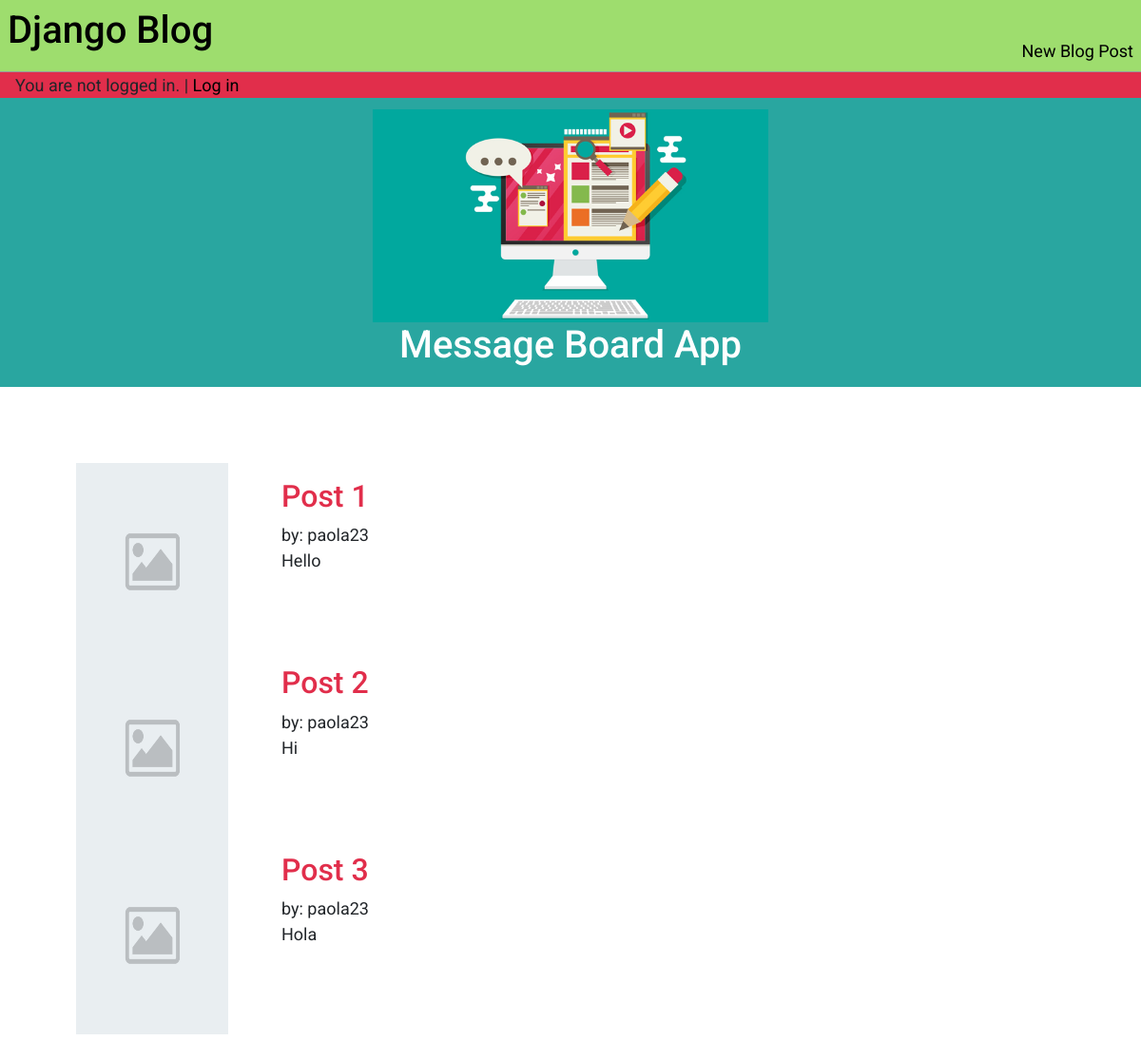
/, run on an earlier commit of the app's database.
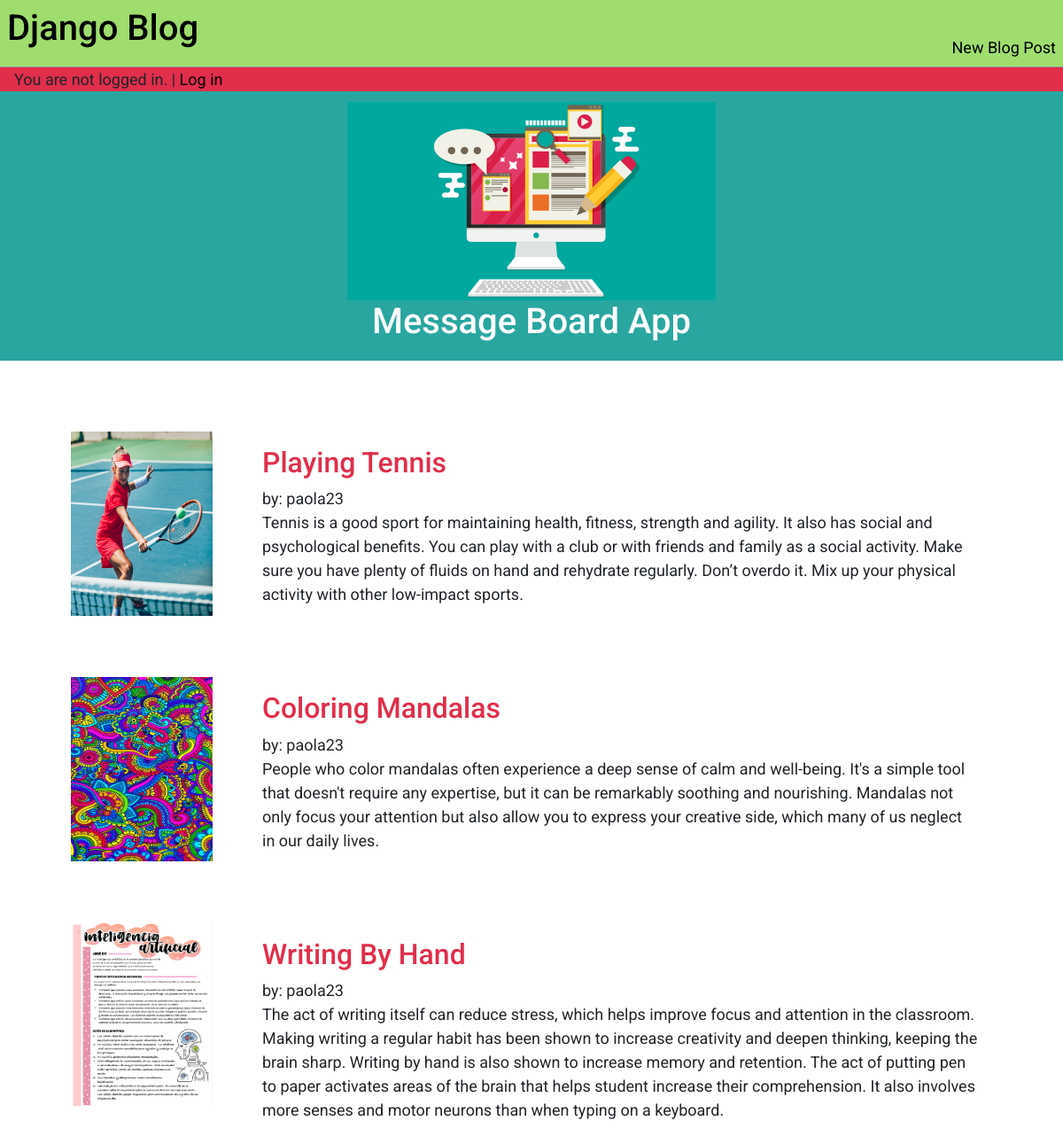
And on a later commit of the database.
### blog/models.py (models this page shows, shortened)
class Post(models.Model):
    title = models.CharField(max_length=200)
    author = models.ForeignKey('auth.User', on_delete=models.CASCADE)
    body = models.TextField()

### blog/views.py (the view)
# urls.py: path('', BlogListView.as_view(), name='home'),
class BlogListView(ListView):
    model = Post
    template_name = "home.html"
    context_object_name ="all_posts_list"

### templates/home.html (shortened to what this page needs)
{% extends "base.html" %}
{% load static %}
{% block content %}
    {% for post in all_posts_list %}
    <div class="parent">
        <div class="content">
    <div class="post-entry">
        <h2>
            <a href="{% url 'post_detail' post.pk %}">{{ post.title }}</a>
        </h2>
        <p>by: {{ post.author }}</p>
        <p>{{ post.body }}</p>
    </div>
        </div>
        <div class="left-img">
            {% if post.title == "Coloring Mandalas" %}
                <img class="icon" src="{% static 'images/coloringMandalas.jpg' %}"  alt="Coloring Mandalas image" />
            {% elif post.title == "Playing Tennis" %}
                <img class="icon" src="{% static 'images/playingTennis.jpg' %}"  alt="Playing Tennis image" />
            {% elif post.title == "Writing By Hand" %}
                <img class="icon" src="{% static 'images/writingByHand.png' %}"  alt="Writing By Hand image" />
            {% else %}
                <img class="icon" src="{% static 'images/img.png' %}"  alt="Unknow image" />
            {% endif %}
        </div>
    </div>
    {% endfor %}
{% endblock content %}

### templates/base.html (shortened to what this page needs)
{% load static %}
<html>
    <head>
        <link
            href="https://cdn.jsdelivr.net/npm/bootstrap@5.1.0/dist/css/bootstrap.min.css"
            rel="stylesheet"
>
        <link href="{% static 'css/base.css' %}" rel="stylesheet">
        <link href="{% static 'css/home.css' %}" rel="stylesheet">
        <link href="{% static 'css/post_detail.css' %}" rel="stylesheet">
        <link href="{% static 'css/forms.css' %}" rel="stylesheet">
    </head>
    <body>
        <header>
            <div class="nav-left">
            <h1>
                <a href="{% url 'home' %}">Django Blog</a>
            </h1>
            </div>
            <div class="nav-right">
                <a class="logged-url" href="{% url 'post_new' %}">New Blog Post</a>
            </div>
        </header>
        {% if user.is_authenticated %}
            <div class="logged-container">
                <span>Hi, {{ user.username }} | </span>
                <a class="logged-url" href="{% url 'logout' %}">Log Out</a>
            </div>
        {% else %}
            <div class="logged-container">
                <span>You are not logged in. | </span>
                <a class="logged-url" href="{% url 'login' %}">Log in</a>
            </div>
        {% endif %}
        <div  class="header-container">
            <img src="{% static 'images/blog.png' %}"  alt="My image" />
             <div class="header">
                 <h1>Message Board App</h1>
             </div>
         </div>
        {% block content %}
        {% endblock content %}
    </body>
</html>

### static/css/base.css (style rules this page uses)
* { box-sizing: border-box; }
body { font-size: 18px; font-family: 'Roboto', sans-serif; }
header { border-bottom: 1px solid #999; padding: 0.5rem; display: flex; background: #9edd6e; }
header h1 a { color: black; text-decoration: none; }
.nav-left { margin-right: auto; }
.nav-right { display: flex; padding-top: 2rem; }
.post-entry { margin-left: 6rem; margin-right: 6rem; margin-top: 6rem; }
.post-entry h2 { margin: 0.5rem 0; }
.post-entry h2 a, .post-entry h2 a:visited { color: #E12E4B; text-decoration: none; }
.post-entry p { margin: 0; font-weight: 400; }
.header-container { background: #29a6a0; padding: 12px; text-align: center; color: white; font-size: 30px; }
.header-container img { height: 14rem; }
.logged-container { background: #E12E4B; }
span { margin-left: 1rem; }
.logged-url { text-decoration: none; color: black; }

### static/css/home.css (style rules this page uses)
.parent { padding-left:200px; width:100%; }
.content { position:relative; float:left; width:100%; }
.left-img { position:relative; float:left; width:200px; right:200px; margin-left:-100%; }
.icon { width: 10rem; height:13rem; margin: 5rem; }

What changed in the data, as far as the page shows it:
changed Post: title "Post 1" → "Playing Tennis"; body "Hello" → "Tennis is a good sport for maintaining health, fitness, strength and agility. It also has social and psychological benefits. You can play with a club or with friends and family as a social activity. Make sure you have plenty of fluids on hand and rehydrate regularly. Don’t overdo it. Mix up your physical activity with other low-impact sports."; title: picture added; title: picture removed
changed Post: title "Post 2" → "Coloring Mandalas"; body "Hi" → "People who color mandalas often experience a deep sense of calm and well-being. It's a simple tool that doesn't require any expertise, but it can be remarkably soothing and nourishing. Mandalas not only focus your attention but also allow you to express your creative side, which many of us neglect in our daily lives."; title: picture added; title: picture removed
changed Post: title "Post 3" → "Writing By Hand"; body "Hola" → "The act of writing itself can reduce stress, which helps improve focus and attention in the classroom. Making writing a regular habit has been shown to increase creativity and deepen thinking, keeping the brain sharp. Writing by hand is also shown to increase memory and retention. The act of putting pen to paper activates areas of the brain that helps student increase their comprehension. It also involves more senses and motor neurons than when typing on a keyboard."; title: picture added; title: picture removed
